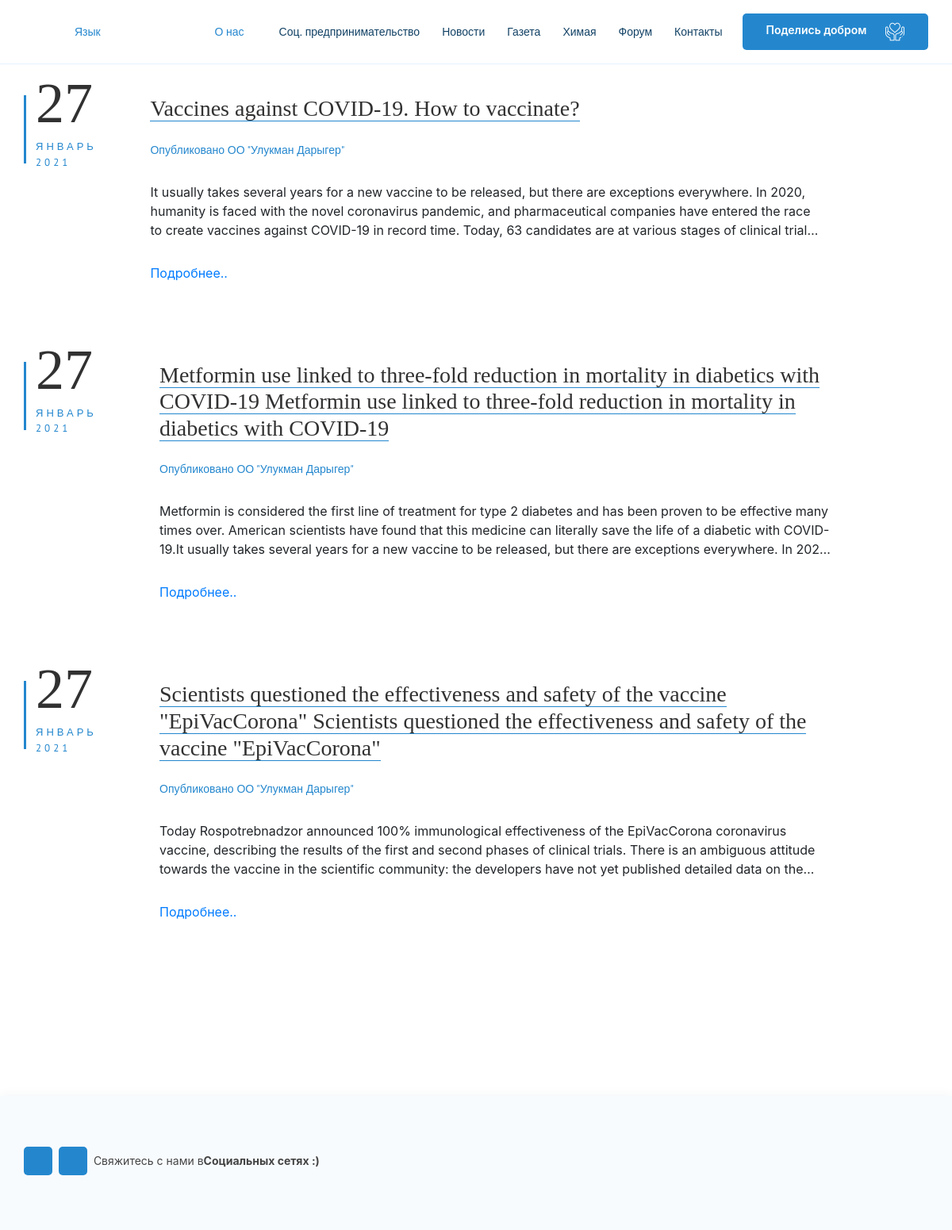
Screenshot of /ru/news/news/ with the database file from the repository.
### news/models.py (models this page shows, shortened)
class News(models.Model):
    title = models.CharField(max_length=200,verbose_name='Заголовок')
    body = models.TextField(max_length=1500,verbose_name='Тело новости')
    date_created = models.DateTimeField(auto_now_add=True,null=True,blank=True)
    class Meta:
        verbose_name = 'Новость'
        verbose_name_plural = 'Новости'

### news/views/news.py (the view)
# urls.py: path('news/', include('news.urls')),
def news(request):
    news = News.objects.all().order_by("-id")
    return render(request, 'news.html', context = {"news":news})

### news/templates/news.html (shortened to what this page needs)
{% extends 'index.html' %}
{% load static %}
{% block content %}
<head>
  <link href="{% static 'vendor_news/bootstrap/css/bootstrap.min.css' %}" rel="stylesheet">
  <link href="{% static 'assets/css/simple-sidebar.css' %}" rel="stylesheet">
</head>
<body>
    <div id="page-content-wrapper" style="margin-top: 120px;">
      <div class="container home4 ftrmrg">
        {% for new in news %}
        <div class="blog-sec-typ1 clearfix staggered-animation display animated fadeInUp" data-os-animation="fadeInUp" data-os-animation-delay=".5s" style="animation-delay: 0.5s;">
          <div class="blog-cont-sec">
            <div class="dmy">
              <div class="date">{{new.date_created|date:' j'}}</div>
              <span class="month">{{new.date_created|date:'F'}}</span>
              <span class="year">{{new.date_created|date:'Y'}}</span>
            </div>
            <div class="cont-area">
              <h3><a href="/news/news/{{new.id}}/">{{new.title}}</a></h3>
              <div class="postedby">
                <a>Опубликовано ОО "Улукман Дарыгер"</a>
            </div>
              <p class="size">{{new.body}}</p>
              <a sclass="readmore-txt" href="/news/news/{{new.id}}/">Подробнее..</a>
            </div>
          </div>
        </div>
        {% endfor %}
      </div>
    </div>
</body>
{% endblock %}

### news/templates/index.html (shortened to what this page needs)
{% load static %}
{% load i18n %}
<!DOCTYPE html>
<html lang="en">
<head>
  <link href="{% static 'assets/vendor/bootstrap/css/bootstrap.min.css' %}" rel="stylesheet">
  <link href="{% static 'assets/vendor/icofont/icofont.min.css' %}" rel="stylesheet">
  <link href="{% static 'assets/vendor/boxicons/css/boxicons.min.css' %}" rel="stylesheet">
  <link href="{% static 'assets/vendor/remixicon/remixicon.css' %}" rel="stylesheet">
  <link href="{% static 'assets/vendor/venobox/venobox.css' %}" rel="stylesheet">
  <link href="{% static 'assets/vendor/owl.carousel/assets/owl.carousel.min.css' %}" rel="stylesheet">
  <link href="{% static 'assets/vendor/aos/aos.css' %}" rel="stylesheet">
  <link href="{% static 'assets/css/style.css' %}" rel="stylesheet">
</head>
<body>
  <header id="header" class="fixed-top">
    <div class="container d-flex align-items-center">
      <nav class="nav-menu d-none d-lg-block">
        <ul>
          <li class="active drop-down language" style="margin-right:50px;"><a href="#">{% trans 'Язык' %}</a>
          </li>
          <li class="active drop-down"><a href="{% url 'locale' to_url='index' %}" style="margin-left: 50px ;">{% trans 'О нас' %}</a>
          </li>
          <li><a href="#faq">{% trans 'Соц. предпринимательство' %}</a></li>
          <li><a href="{% url 'locale' to_url='news' %}">{% trans 'Новости' %}</a></li>
          <li><a href="{% url 'locale' to_url='newspaper' %}">{% trans 'Газета' %}</a></li>
          <li><a href="{% url 'locale' to_url='himaya' %}">{% trans 'Химая' %}</a></li>
          <li><a href="{% url 'locale' to_url='forum' %}">{% trans 'Форум' %}</a></li>
          <li><a href="{% url 'locale' to_url='index#contact' %}">{% trans 'Контакты' %}</a></li>
        </ul>
      </nav>
      <a href="#" class="get-started-btn scrollto"  data-toggle="modal" data-target="#my-modal">{% trans 'Поделись добром' %}
        <img class ="сharitybutton" src="{% static 'assets/img/icons/charitybutton.png' %}">
      </a>
    </div>
  </header>
  {% block content %}
  {% endblock %}
  <footer id="footer">
    <div class="container d-md-flex py-4">
      <div class="mr-md-auto text-center text-md-left">
        <div class=" social-links text-centercopyright">
          <a href="https://www.facebook.com/pg/ulukmandaryger/posts/" class="facebook"><i class="bx bxl-facebook"></i></a>
          <a href="#" class="instagram"><i class="bx bxl-instagram"></i></a>
          {% trans 'Свяжитесь с нами в' %}<strong><span>{% trans 'Социальных сетях :)' %}</span></strong>
        </div>
        <div class="credits">
        </div>
      </div>
    </div>
  </footer>
</body>
</html>

### news/static/assets/css/style.css (style rules this page uses)
h3 { color: #9E9E9E; font-size: calc(20px + 6 * ((100vw - 320px) / 680)) }
.сharitybutton { margin-left: 20px; }
a { color: #2487ce; }
h1, h2, h3, h4, h5, h6 { font-family: "Raleway", sans-serif; }
#header { transition: all 0.5s; background: #fff; z-index: 997; padding: 15px 0; border-bottom: 1px solid #e6f2fb; }
.nav-menu ul { margin: 0; padding: 0; list-style: none; }
.nav-menu > ul { display: flex; }
.nav-menu > ul > li { position: relative; white-space: nowrap; padding: 14px 0 14px 28px; }
.nav-menu a { display: block; position: relative; color: #124265; transition: 0.3s; font-size: 14px; font-family: "Open Sans", sans-serif; }
.nav-menu a:hover, .nav-menu .active > a, .nav-menu li:hover > a { color: #2487ce; }
.nav-menu .drop-down > a:after { content: "\ea99"; font-family: IcoFont; padding-left: 5px; }
.get-started-btn { margin-left: 25px; background: #2487ce; color: #fff; border-radius: 5px; padding: 10px 30px 11px 30px; white-space: nowrap; transition: 0.3s; font-size: 14px; font-weight: 600; display: inline-block; }
.mobile-nav { position: fixed; top: 55px; right: 15px; bottom: 15px; left: 15px; z-index: 9999; overflow-y: auto; background: #fff; transition: ease-in-out 0.2s; opacity: 0; visibility: hidden; border-radius: 10px; padding: 10px 0; }
.mobile-nav * { margin: 0; padding: 0; list-style: none; }
.mobile-nav a { display: block; position: relative; color: #124265; padding: 10px 20px; font-weight: 500; outline: none; }
.mobile-nav a:hover, .mobile-nav .active > a, .mobile-nav li:hover > a { color: #2487ce; text-decoration: none; }
.mobile-nav .drop-down > a:after { content: "\ea99"; font-family: IcoFont; padding-left: 10px; position: absolute; right: 15px; }
.mobile-nav .active.drop-down > a:after { content: "\eaa1"; }
.mobile-nav .drop-down > a { padding-right: 35px; }
#footer { color: #444444; font-size: 14px; background: #f8fbfe; box-shadow: 0px 2px 15px rgba(18, 66, 101, 0.08); }
#footer .credits { padding-top: 5px; font-size: 13px; color: #444444; }
#footer .social-links a { font-size: 18px; display: inline-block; background: #2487ce; color: #fff; line-height: 1; padding: 8px 0; margin-right: 4px; border-radius: 5px; text-align: center; width: 36px; height: 36px; transition: 0.3s; }

### news/templates/news.html (style rules this page uses)
.size { width: 850px; margin: 0 0 1em 0; overflow: hidden; display: -webkit-box; -webkit-line-clamp: 3; -webkit-box-orient: vertical; }

### rows the page displays
News: date_created "27", date_created "ЯНВАРЬ", date_created "2021", title "Vaccines against COVID-19. How to vaccinate?", body "It usually takes several years for a new vaccine to be released, but there are exceptions everywhere. In 2020, humanity is faced with the novel coronavirus pandemic, and pharmaceutical companies have entered the race to create vaccines against COVID-19 in record time. Today, 63 candidates are at various stages of clinical…"
News: date_created "27", date_created "ЯНВАРЬ", date_created "2021", title "Metformin use linked to three-fold reduction in mortality in diabetics with COVID-19 Metformin use linked to three-fold reduction in mortality in diabetics with COVID-19", body "Metformin is considered the first line of treatment for type 2 diabetes and has been proven to be effective many times over. American scientists have found that this medicine can literally save the life of a diabetic with COVID-19.It usually takes several years for a new vaccine to be released, but there are exceptions everywhere. In…"
News: date_created "27", date_created "ЯНВАРЬ", date_created "2021", title "Scientists questioned the effectiveness and safety of the vaccine \"EpiVacCorona\" Scientists questioned the effectiveness and safety of the vaccine \"EpiVacCorona\"", body "Today Rospotrebnadzor announced 100% immunological effectiveness of the EpiVacCorona coronavirus vaccine, describing the results of the first and second phases of clinical trials. There is an ambiguous attitude towards the vaccine in the scientific community: the developers have not yet published detailed data on…"
